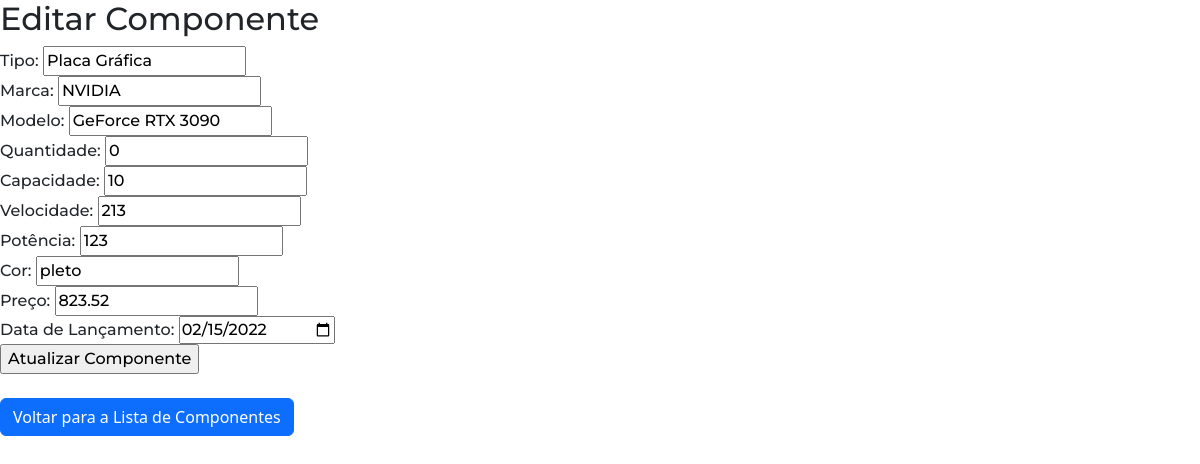
The page /edit.php?id=2 (signed in) on the database its author committed.
### tables this page shows
CREATE TABLE `componentes` (
  `ID` int(11) NOT NULL,
  `Tipo` varchar(50) NOT NULL,
  `Marca` varchar(50) DEFAULT NULL,
  `Modelo` varchar(50) DEFAULT NULL,
  `Quantidade` int(11) NOT NULL,
  `Capacidade` int(11) DEFAULT NULL,
  `Velocidade` varchar(20) DEFAULT NULL,
  `Potencia` int(11) DEFAULT NULL,
  `Cor` varchar(20) DEFAULT NULL,
  `Preco` decimal(10,2) DEFAULT NULL,
  `DataLancamento` date DEFAULT NULL
);

### edit.php (the view, shortened to what this page needs)
<!DOCTYPE html>
<html lang="en">
<head>
</head>
<body>
    <h2>Editar Componente</h2>
    <?php
    if (isset($_GET["id"])) {
        $conexao = new mysqli("localhost","root","","gestaostock");
        $id = $_GET["id"];
        $query = "SELECT * FROM Componentes WHERE ID=$id";
        $resultado = $conexao->query($query);
        if ($resultado->num_rows > 0) {
            $linha = $resultado->fetch_assoc();
        } else {
            echo "Componente não encontrado.";
            exit();
        }
    } else {
        echo "ID do componente não fornecido.";
        exit();
    }
    ?>
    <form method="POST" action="">
        <label for="tipo">Tipo:</label>
        <input type="text" name="tipo" value="<?php echo $linha['Tipo']; ?>" required><br>
        <label for="marca">Marca:</label>
        <input type="text" name="marca" value="<?php echo $linha['Marca']; ?>" required><br>
        <label for="modelo">Modelo:</label>
        <input type="text" name="modelo" value="<?php echo $linha['Modelo']; ?>" required><br>
        <label for="quantidade">Quantidade:</label>
        <input type="number" name="quantidade" value="<?php echo $linha['Quantidade']; ?>" required><br>
        <label for="capacidade">Capacidade:</label>
        <input type="number" name="capacidade" value="<?php echo $linha['Capacidade']; ?>" required><br>
        <label for="velocidade">Velocidade:</label>
        <input type="text" name="velocidade" value="<?php echo $linha['Velocidade']; ?>" required><br>
        <label for="potencia">Potência:</label>
        <input type="number" name="potencia" value="<?php echo $linha['Potencia']; ?>" required><br>
        <label for="cor">Cor:</label>
        <input type="text" name="cor" value="<?php echo $linha['Cor']; ?>" required><br>
        <label for="preco">Preço:</label>
        <input type="number" name="preco" step="0.01" value="<?php echo $linha['Preco']; ?>" required><br>
        <label for="dataLancamento">Data de Lançamento:</label>
        <input type="date" name="dataLancamento" value="<?php echo $linha['DataLancamento']; ?>" required><br>
        <input type="submit" value="Atualizar Componente">
    </form>
    <br>
    <a href="index.php"class="btn btn-primary">Voltar para a Lista de Componentes</a>
</body>
</html>

### style.css (style rules this page uses)
* { font-family: 'Montserrat', sans-serif; font-weight: 500; }
body { font-family: Arial, sans-serif; margin: 0; }
h2 { margin-bottom: 20px; }

### rows shown on the page
componentes: tipo "Placa Gráfica", marca "NVIDIA", modelo "GeForce RTX 3090", quantidade "0", capacidade "10", velocidade "213", potencia "123", cor "pleto", preco "823.52", dataLancamento "02/15/2022"
